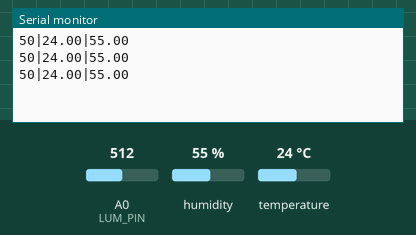
Bench run of a sketch on a simulated Arduino Uno, built with avr-gcc and run on an emulated ATmega328P. On the bench: the last lines printed to the serial monitor. Inputs (shaded band) come from the test bench; at power-on: humidity 55 %, A0 (LUM_PIN) = 512, temperature 24 °C.

Above: at 1.3 s.
1.4 s: humidity set to 22 %
At 2.4 s:
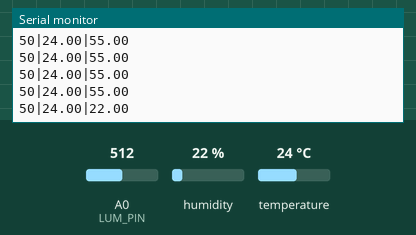
2.9 s: A0 (LUM_PIN) set to 716
At 3.4 s:
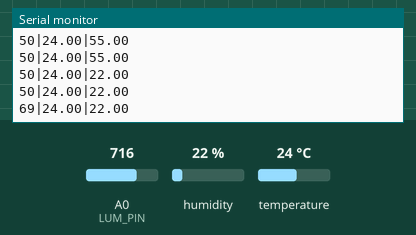
4.4 s: temperature set to 12 °C
At 4.9 s:
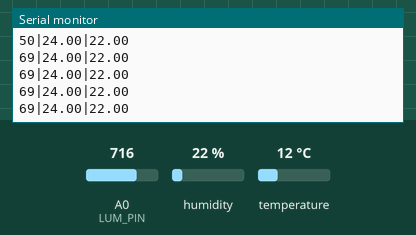
5.9 s: A0 (LUM_PIN) set to 900
At 6.4 s:
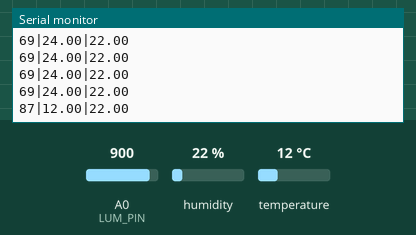
7.4 s: humidity set to 40 %
At 7.9 s:
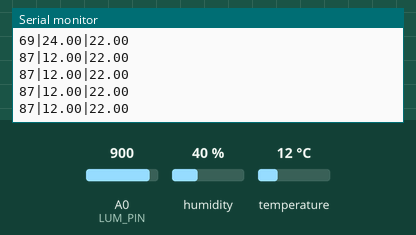
Timing chart, 0 to 9.9 s (numbered marks = the images above; inputs shaded):
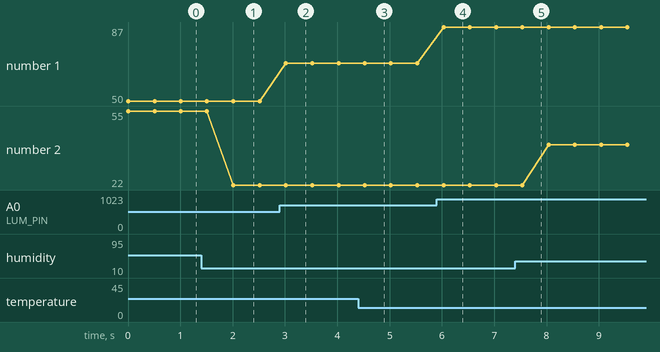

The sketch:

Temp-Umid-Lum-Serial.ino
```cpp
// Alimentar MySQL com dados lidos da Porta Serial 2
// Arthur Castro
// 08 de abril de 2018

#include <DHT.h>

#define LUM_PIN A0
#define tempo 500               //Tempo entre leituras (em ms)
#define DHTPIN 8
#define DHTTYPE DHT22

String sinais;                  // Variável usada para enviar os sinais
int lum = 0, lumPercent = 0;

DHT dht(DHTPIN, DHTTYPE);
float temp;
float umid;

void setup() {
  pinMode(LUM_PIN, INPUT);      // Define A0 como entrada
  dht.begin();
  Serial.begin(9600);           //Inicia comunicação serial
}

void loop() {
  lum = analogRead(LUM_PIN);
  lumPercent = map(lum,0,1023,0,100);

  temp = dht.readTemperature();
  umid = dht.readHumidity();

  sinais = String(lumPercent) + "|" + String(temp) + "|" + String(umid);
  Serial.println(sinais);

  delay(tempo);
}
```

Measured:
- after the input at 1.4 s, the serial monitor: prints a new line after 0.61 s (image 1)
- after the input at 2.9 s, the serial monitor: prints a new line after 0.12 s (image 2)
- after the input at 5.9 s, the serial monitor: prints a new line after 0.13 s (image 4)
- plotted number 1: 50 → 69 after the input at 2.9 s, 69 → 87 after the input at 5.9 s
- plotted number 2: 55 → 22 after the input at 1.4 s, 22 → 40 after the input at 7.4 s
